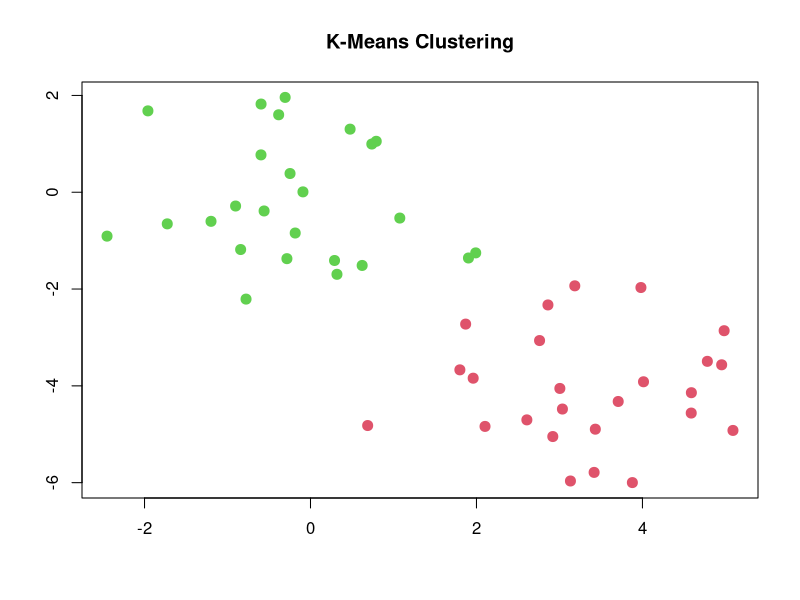
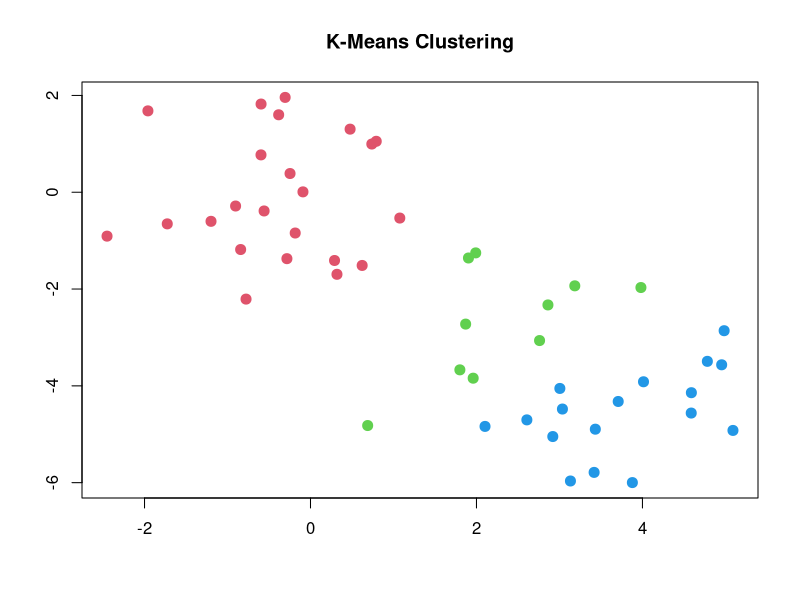
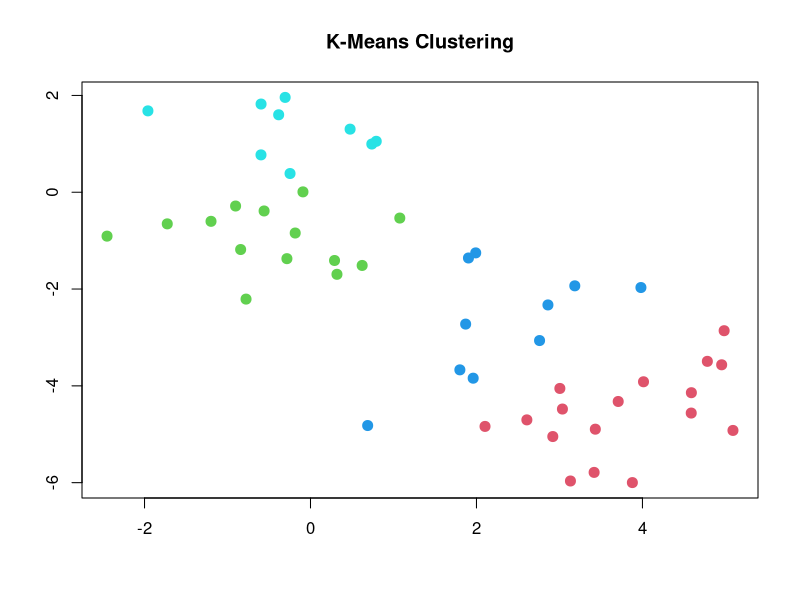

The R script that drew these images, in order:
set.seed(2)
x <- matrix(rnorm(50*2),ncol=2)

x[1:25,1] = x[1:25,1]+3
x[1:25,2] = x[1:25,2]-4

?kmeans

sonuc = kmeans(x,2,nstart = 20)

sonuc$cluster

plot(x, col=(sonuc$cluster+1), main="K-Means Clustering", xlab="",ylab="",pch=20,cex=2)

sonuc3 = kmeans(x,3,nstart = 20)

plot(x, col=(sonuc3$cluster+1), main="K-Means Clustering", xlab="",ylab="",pch=20,cex=2)

#grup bazli noktalarin uzaklik kareleri toplami
sonuc$tot.withinss

sonuc3$tot.withinss

sonuc4 = kmeans(x,4,nstart = 1)

plot(x, col=(sonuc4$cluster+1), main="K-Means Clustering", xlab="",ylab="",pch=20,cex=2)

sonuc4$tot.withinss
